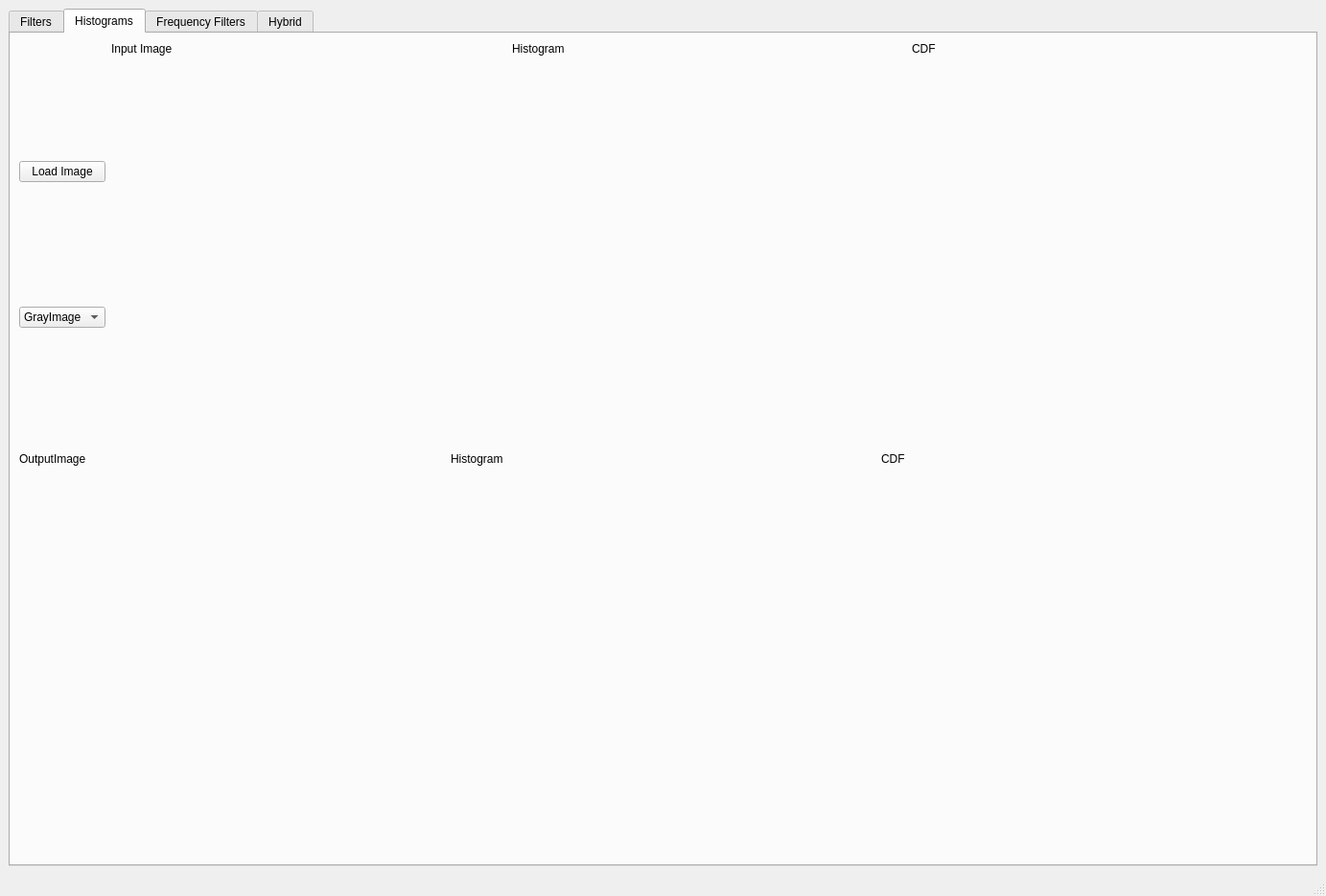
<?xml version="1.0" encoding="UTF-8"?>
<ui version="4.0">
 <class>MainWindow</class>
 <widget class="QMainWindow" name="MainWindow">
  <property name="geometry">
   <rect>
    <x>0</x>
    <y>0</y>
    <width>1383</width>
    <height>935</height>
   </rect>
  </property>
  <property name="windowTitle">
   <string>MainWindow</string>
  </property>
  <widget class="QWidget" name="centralwidget">
   <layout class="QVBoxLayout" name="verticalLayout">
    <item>
     <widget class="QTabWidget" name="tabWidget">
      <property name="tabShape">
       <enum>QTabWidget::Rounded</enum>
      </property>
      <property name="currentIndex">
       <number>1</number>
      </property>
      <widget class="QWidget" name="filters">
       <attribute name="title">
        <string>Filters</string>
       </attribute>
       <widget class="QFrame" name="frame">
        <property name="geometry">
         <rect>
          <x>210</x>
          <y>10</y>
          <width>531</width>
          <height>541</height>
         </rect>
        </property>
        <property name="frameShape">
         <enum>QFrame::StyledPanel</enum>
        </property>
        <property name="frameShadow">
         <enum>QFrame::Raised</enum>
        </property>
        <widget class="QLabel" name="label">
         <property name="geometry">
          <rect>
           <x>0</x>
           <y>0</y>
           <width>121</width>
           <height>17</height>
          </rect>
         </property>
         <property name="text">
          <string>Input Image</string>
         </property>
        </widget>
        <widget class="QLabel" name="inputImageLabel">
         <property name="geometry">
          <rect>
           <x>10</x>
           <y>20</y>
           <width>512</width>
           <height>511</height>
          </rect>
         </property>
         <property name="text">
          <string/>
         </property>
        </widget>
       </widget>
       <widget class="QFrame" name="frame_2">
        <property name="geometry">
         <rect>
          <x>750</x>
          <y>10</y>
          <width>531</width>
          <height>541</height>
         </rect>
        </property>
        <property name="frameShape">
         <enum>QFrame::StyledPanel</enum>
        </property>
        <property name="frameShadow">
         <enum>QFrame::Raised</enum>
        </property>
        <widget class="QLabel" name="label_2">
         <property name="geometry">
          <rect>
           <x>0</x>
           <y>0</y>
           <width>101</width>
           <height>21</height>
          </rect>
         </property>
         <property name="text">
          <string>Output Image</string>
         </property>
        </widget>
        <widget class="QLabel" name="outputImageLabel">
         <property name="geometry">
          <rect>
           <x>10</x>
           <y>20</y>
           <width>511</width>
           <height>512</height>
          </rect>
         </property>
         <property name="text">
          <string/>
         </property>
        </widget>
       </widget>
       <widget class="QPushButton" name="loadImageBtn">
        <property name="geometry">
         <rect>
          <x>10</x>
          <y>50</y>
          <width>131</width>
          <height>51</height>
         </rect>
        </property>
        <property name="text">
         <string>Load Image</string>
        </property>
       </widget>
       <widget class="QFrame" name="frame_3">
        <property name="geometry">
         <rect>
          <x>200</x>
          <y>650</y>
          <width>1031</width>
          <height>131</height>
         </rect>
        </property>
        <property name="frameShape">
         <enum>QFrame::StyledPanel</enum>
        </property>
        <property name="frameShadow">
         <enum>QFrame::Raised</enum>
        </property>
        <widget class="QWidget" name="widget" native="true">
         <property name="geometry">
          <rect>
           <x>30</x>
           <y>20</y>
           <width>411</width>
           <height>91</height>
          </rect>
         </property>
         <layout class="QHBoxLayout" name="horizontalLayout">
          <item>
           <widget class="QLabel" name="label_4">
            <property name="sizePolicy">
             <sizepolicy hsizetype="Fixed" vsizetype="Preferred">
              <horstretch>0</horstretch>
              <verstretch>0</verstretch>
             </sizepolicy>
            </property>
            <property name="text">
             <string>Select Filter</string>
            </property>
           </widget>
          </item>
          <item>
           <spacer name="horizontalSpacer">
            <property name="orientation">
             <enum>Qt::Horizontal</enum>
            </property>
            <property name="sizeType">
             <enum>QSizePolicy::Fixed</enum>
            </property>
            <property name="sizeHint" stdset="0">
             <size>
              <width>40</width>
              <height>20</height>
             </size>
            </property>
           </spacer>
          </item>
          <item>
           <widget class="QComboBox" name="filterSelect">
            <property name="sizePolicy">
             <sizepolicy hsizetype="Expanding" vsizetype="Fixed">
              <horstretch>0</horstretch>
              <verstretch>0</verstretch>
             </sizepolicy>
            </property>
            <item>
             <property name="text">
              <string/>
             </property>
            </item>
            <item>
             <property name="text">
              <string>Average</string>
             </property>
            </item>
            <item>
             <property name="text">
              <string>Gaussian</string>
             </property>
            </item>
            <item>
             <property name="text">
              <string>Median</string>
             </property>
            </item>
            <item>
             <property name="text">
              <string>Sobel</string>
             </property>
            </item>
            <item>
             <property name="text">
              <string>Prewitt</string>
             </property>
            </item>
            <item>
             <property name="text">
              <string>Roberts</string>
             </property>
            </item>
           </widget>
          </item>
         </layout>
        </widget>
        <widget class="QFrame" name="additionalParmsFrame">
         <property name="geometry">
          <rect>
           <x>519</x>
           <y>39</y>
           <width>431</width>
           <height>71</height>
          </rect>
         </property>
         <property name="frameShape">
          <enum>QFrame::StyledPanel</enum>
         </property>
         <property name="frameShadow">
          <enum>QFrame::Raised</enum>
         </property>
        </widget>
        <widget class="QLabel" name="label_5">
         <property name="geometry">
          <rect>
           <x>520</x>
           <y>20</y>
           <width>161</width>
           <height>17</height>
          </rect>
         </property>
         <property name="text">
          <string>Additional Prameteres</string>
         </property>
        </widget>
       </widget>
       <widget class="QLabel" name="label_3">
        <property name="geometry">
         <rect>
          <x>200</x>
          <y>630</y>
          <width>111</width>
          <height>17</height>
         </rect>
        </property>
        <property name="text">
         <string>Filter Settings</string>
        </property>
       </widget>
       <widget class="QLabel" name="label_6">
        <property name="geometry">
         <rect>
          <x>10</x>
          <y>130</y>
          <width>51</width>
          <height>17</height>
         </rect>
        </property>
        <property name="text">
         <string>Name:</string>
        </property>
       </widget>
       <widget class="QLabel" name="imageName">
        <property name="geometry">
         <rect>
          <x>70</x>
          <y>130</y>
          <width>141</width>
          <height>21</height>
         </rect>
        </property>
        <property name="text">
         <string/>
        </property>
       </widget>
       <widget class="QLabel" name="label_8">
        <property name="geometry">
         <rect>
          <x>10</x>
          <y>170</y>
          <width>41</width>
          <height>17</height>
         </rect>
        </property>
        <property name="text">
         <string>Size:</string>
        </property>
       </widget>
       <widget class="QLabel" name="imageSize">
        <property name="geometry">
         <rect>
          <x>40</x>
          <y>170</y>
          <width>161</width>
          <height>17</height>
         </rect>
        </property>
        <property name="text">
         <string/>
        </property>
       </widget>
      </widget>
      <widget class="QWidget" name="histograms">
       <attribute name="title">
        <string>Histograms</string>
       </attribute>
       <layout class="QVBoxLayout" name="verticalLayout_13">
        <item>
         <layout class="QVBoxLayout" name="verticalLayout_2" stretch="1,1">
          <item>
           <layout class="QHBoxLayout" name="horizontalLayout_2" stretch="0,3,3,3">
            <item>
             <layout class="QVBoxLayout" name="verticalLayout_6">
              <item>
               <widget class="QPushButton" name="LoadImageBtn_1">
                <property name="text">
                 <string>Load Image</string>
                </property>
               </widget>
              </item>
              <item>
               <widget class="QComboBox" name="imageSelect">
                <item>
                 <property name="text">
                  <string>GrayImage</string>
                 </property>
                </item>
                <item>
                 <property name="text">
                  <string>RGBImage</string>
                 </property>
                </item>
               </widget>
              </item>
             </layout>
            </item>
            <item>
             <layout class="QVBoxLayout" name="verticalLayout_3" stretch="0,1">
              <item>
               <widget class="QLabel" name="label_7">
                <property name="text">
                 <string>Input Image</string>
                </property>
               </widget>
              </item>
              <item>
               <widget class="QLabel" name="InputImagLabel_1">
                <property name="text">
                 <string/>
                </property>
               </widget>
              </item>
             </layout>
            </item>
            <item>
             <layout class="QVBoxLayout" name="verticalLayout_4" stretch="0,1">
              <item>
               <widget class="QLabel" name="label_10">
                <property name="text">
                 <string>Histogram</string>
                </property>
               </widget>
              </item>
              <item>
               <widget class="QCustomPlot" name="histPLot" native="true"/>
              </item>
             </layout>
            </item>
            <item>
             <layout class="QVBoxLayout" name="verticalLayout_5" stretch="0,1">
              <item>
               <widget class="QLabel" name="label_12">
                <property name="text">
                 <string>CDF</string>
                </property>
               </widget>
              </item>
              <item>
               <widget class="QCustomPlot" name="CDFPlot" native="true"/>
              </item>
             </layout>
            </item>
           </layout>
          </item>
          <item>
           <layout class="QHBoxLayout" name="horizontalLayout_3" stretch="3,3,3">
            <item>
             <layout class="QVBoxLayout" name="verticalLayout_11" stretch="0,1">
              <item>
               <widget class="QLabel" name="label_9">
                <property name="text">
                 <string>OutputImage</string>
                </property>
               </widget>
              </item>
              <item>
               <widget class="QLabel" name="outpuImageLabel_1">
                <property name="text">
                 <string/>
                </property>
               </widget>
              </item>
             </layout>
            </item>
            <item>
             <layout class="QVBoxLayout" name="verticalLayout_9" stretch="0,1">
              <item>
               <widget class="QLabel" name="label_14">
                <property name="text">
                 <string>Histogram</string>
                </property>
               </widget>
              </item>
              <item>
               <widget class="QCustomPlot" name="eqHistPlot" native="true"/>
              </item>
             </layout>
            </item>
            <item>
             <layout class="QVBoxLayout" name="verticalLayout_7" stretch="0,1">
              <item>
               <widget class="QLabel" name="label_15">
                <property name="text">
                 <string>CDF</string>
                </property>
               </widget>
              </item>
              <item>
               <widget class="QCustomPlot" name="eqCDFPLot" native="true"/>
              </item>
             </layout>
            </item>
           </layout>
          </item>
         </layout>
        </item>
       </layout>
      </widget>
      <widget class="QWidget" name="frequencyFilters">
       <attribute name="title">
        <string>Frequency Filters</string>
       </attribute>
      </widget>
      <widget class="QWidget" name="hybrid">
       <attribute name="title">
        <string>Hybrid</string>
       </attribute>
       <widget class="QFrame" name="frame_4">
        <property name="geometry">
         <rect>
          <x>330</x>
          <y>20</y>
          <width>411</width>
          <height>401</height>
         </rect>
        </property>
        <property name="frameShape">
         <enum>QFrame::StyledPanel</enum>
        </property>
        <property name="frameShadow">
         <enum>QFrame::Raised</enum>
        </property>
        <widget class="QLabel" name="label_7">
         <property name="geometry">
          <rect>
           <x>0</x>
           <y>0</y>
           <width>121</width>
           <height>17</height>
          </rect>
         </property>
         <property name="text">
          <string>Image A</string>
         </property>
        </widget>
        <widget class="QLabel" name="imageALabel">
         <property name="geometry">
          <rect>
           <x>10</x>
           <y>20</y>
           <width>391</width>
           <height>371</height>
          </rect>
         </property>
         <property name="text">
          <string/>
         </property>
        </widget>
       </widget>
       <widget class="QFrame" name="frame_5">
        <property name="geometry">
         <rect>
          <x>330</x>
          <y>430</y>
          <width>411</width>
          <height>401</height>
         </rect>
        </property>
        <property name="frameShape">
         <enum>QFrame::StyledPanel</enum>
        </property>
        <property name="frameShadow">
         <enum>QFrame::Raised</enum>
        </property>
        <widget class="QLabel" name="label_9">
         <property name="geometry">
          <rect>
           <x>0</x>
           <y>0</y>
           <width>121</width>
           <height>17</height>
          </rect>
         </property>
         <property name="text">
          <string>Image B</string>
         </property>
        </widget>
        <widget class="QLabel" name="imageBLabel">
         <property name="geometry">
          <rect>
           <x>10</x>
           <y>20</y>
           <width>391</width>
           <height>371</height>
          </rect>
         </property>
         <property name="text">
          <string/>
         </property>
        </widget>
       </widget>
       <widget class="QPushButton" name="imageABtn">
        <property name="geometry">
         <rect>
          <x>20</x>
          <y>60</y>
          <width>151</width>
          <height>61</height>
         </rect>
        </property>
        <property name="text">
         <string>Load Image A</string>
        </property>
       </widget>
       <widget class="QPushButton" name="imageBBtn">
        <property name="geometry">
         <rect>
          <x>30</x>
          <y>490</y>
          <width>151</width>
          <height>61</height>
         </rect>
        </property>
        <property name="text">
         <string>Load Image B</string>
        </property>
       </widget>
       <widget class="QLabel" name="imageASize">
        <property name="geometry">
         <rect>
          <x>60</x>
          <y>200</y>
          <width>161</width>
          <height>17</height>
         </rect>
        </property>
        <property name="text">
         <string/>
        </property>
       </widget>
       <widget class="QLabel" name="imageAName">
        <property name="geometry">
         <rect>
          <x>90</x>
          <y>160</y>
          <width>141</width>
          <height>21</height>
         </rect>
        </property>
        <property name="text">
         <string/>
        </property>
       </widget>
       <widget class="QLabel" name="label_10">
        <property name="geometry">
         <rect>
          <x>30</x>
          <y>200</y>
          <width>41</width>
          <height>17</height>
         </rect>
        </property>
        <property name="text">
         <string>Size:</string>
        </property>
       </widget>
       <widget class="QLabel" name="label_11">
        <property name="geometry">
         <rect>
          <x>30</x>
          <y>160</y>
          <width>51</width>
          <height>17</height>
         </rect>
        </property>
        <property name="text">
         <string>Name:</string>
        </property>
       </widget>
       <widget class="QLabel" name="imageBSize">
        <property name="geometry">
         <rect>
          <x>70</x>
          <y>620</y>
          <width>161</width>
          <height>17</height>
         </rect>
        </property>
        <property name="text">
         <string/>
        </property>
       </widget>
       <widget class="QLabel" name="imageBName">
        <property name="geometry">
         <rect>
          <x>100</x>
          <y>580</y>
          <width>141</width>
          <height>21</height>
         </rect>
        </property>
        <property name="text">
         <string/>
        </property>
       </widget>
       <widget class="QLabel" name="label_12">
        <property name="geometry">
         <rect>
          <x>40</x>
          <y>620</y>
          <width>41</width>
          <height>17</height>
         </rect>
        </property>
        <property name="text">
         <string>Size:</string>
        </property>
       </widget>
       <widget class="QLabel" name="label_13">
        <property name="geometry">
         <rect>
          <x>40</x>
          <y>580</y>
          <width>51</width>
          <height>17</height>
         </rect>
        </property>
        <property name="text">
         <string>Name:</string>
        </property>
       </widget>
       <widget class="QPushButton" name="hybridBtn">
        <property name="geometry">
         <rect>
          <x>30</x>
          <y>740</y>
          <width>131</width>
          <height>41</height>
         </rect>
        </property>
        <property name="text">
         <string>Make Hybrid</string>
        </property>
       </widget>
       <widget class="QFrame" name="frame_6">
        <property name="geometry">
         <rect>
          <x>790</x>
          <y>110</y>
          <width>531</width>
          <height>541</height>
         </rect>
        </property>
        <property name="frameShape">
         <enum>QFrame::StyledPanel</enum>
        </property>
        <property name="frameShadow">
         <enum>QFrame::Raised</enum>
        </property>
        <widget class="QLabel" name="label_14">
         <property name="geometry">
          <rect>
           <x>0</x>
           <y>0</y>
           <width>121</width>
           <height>17</height>
          </rect>
         </property>
         <property name="text">
          <string>Hybrid Image</string>
         </property>
        </widget>
        <widget class="QLabel" name="hybridImageLabel">
         <property name="geometry">
          <rect>
           <x>10</x>
           <y>20</y>
           <width>512</width>
           <height>511</height>
          </rect>
         </property>
         <property name="text">
          <string/>
         </property>
        </widget>
       </widget>
      </widget>
     </widget>
    </item>
   </layout>
  </widget>
  <widget class="QMenuBar" name="menubar">
   <property name="geometry">
    <rect>
     <x>0</x>
     <y>0</y>
     <width>1383</width>
     <height>22</height>
    </rect>
   </property>
  </widget>
  <widget class="QStatusBar" name="statusbar"/>
 </widget>
 <customwidgets>
  <customwidget>
   <class>QCustomPlot</class>
   <extends>QWidget</extends>
   <header location="global">qcustomplot.h</header>
   <container>1</container>
  </customwidget>
 </customwidgets>
 <resources/>
 <connections/>
</ui>
